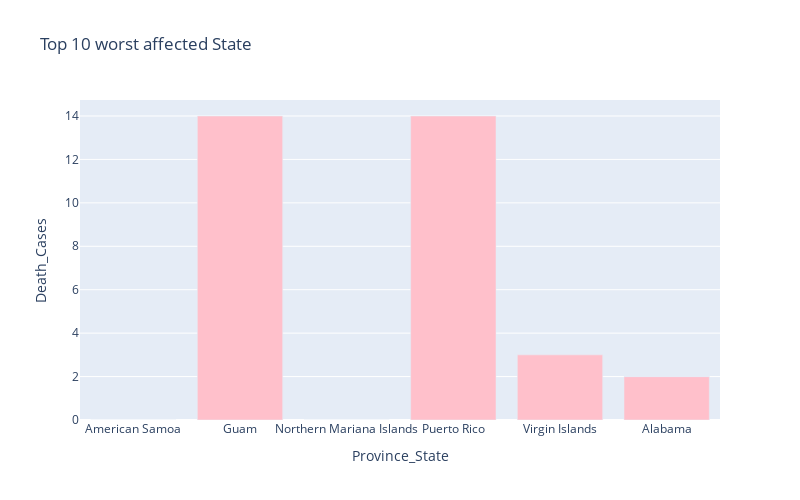

Notebook code for this chart:
### Code cell
px.bar(
    data.head(8),
    x = "Province_State",
    y = "Death_Cases",
    title= "Top 10 worst affected State", # the axis names
    color_discrete_sequence=["pink"], 
    height=500,
    width=800
)

### Figure 1 — Plotly figure (JSON) as saved in the notebook; plotly's stock layout.template omitted (floating-point values rounded to 4 significant figures)
{"data": [{"alignmentgroup": "True", "hovertemplate": "Province_State=%{x}<br>Death_Cases=%{y}<extra></extra>", "legendgroup": "", "marker": {"color": "pink"}, "name": "", "offsetgroup": "", "orientation": "v", "showlegend": false, "textposition": "auto", "type": "bar", "x": ["American Samoa", "Guam", "Northern Mariana Islands", "Puerto Rico", "Virgin Islands", "Alabama", "Alabama", "Alabama"], "xaxis": "x", "y": [0, 14, 0, 14, 3, 0, 2, 0], "yaxis": "y"}], "layout": {"barmode": "relative", "height": 500, "legend": {"tracegroupgap": 0}, "title": {"text": "Top 10 worst affected State"}, "width": 800, "xaxis": {"anchor": "y", "domain": [0, 1], "title": {"text": "Province_State"}}, "yaxis": {"anchor": "x", "domain": [0, 1], "title": {"text": "Death_Cases"}}}}
